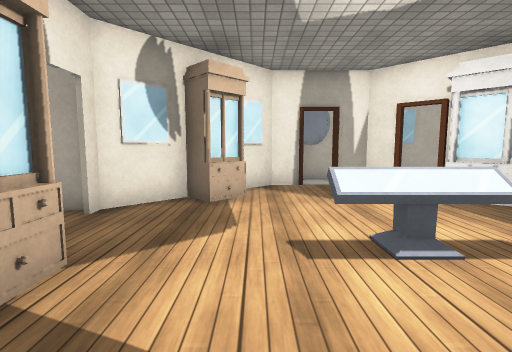
View 1 (above)

16 first-person views from a walk through a scene from a Unity 3-D project. The camera is 1.2 m above the floor, tilts 6° down and sees 85° across. The floor is counted in squares, 1 m on a side. Each view is taken from the middle of a square. On the plan, view 1 faces up. The plan holds only what a view shows up to about 13 squares ahead; the rest is blank. The place goes on beyond the plan. The player is left out. Door leaves are left out, so doorways stand open. Some surface patterns are stand-ins.

View 2
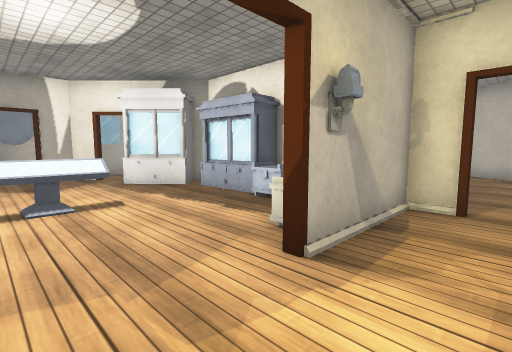

View 3
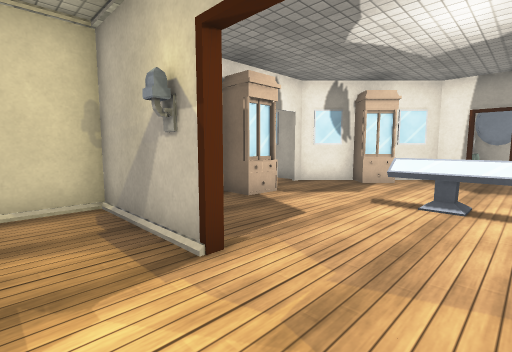

View 4
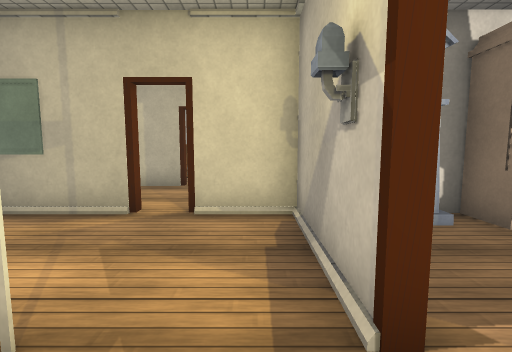

View 5
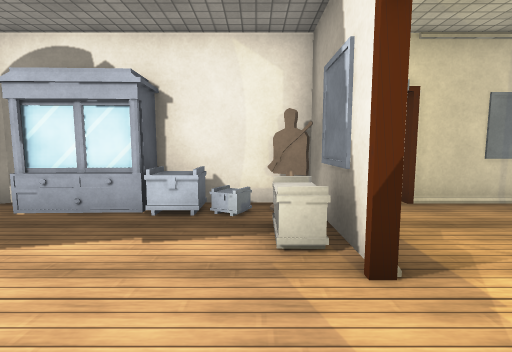

View 6
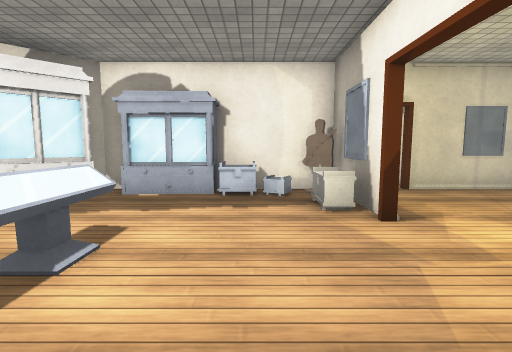

View 7
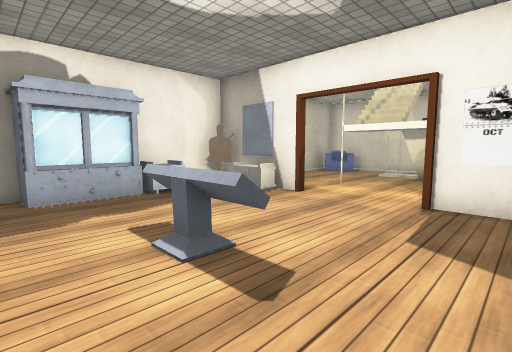

View 8
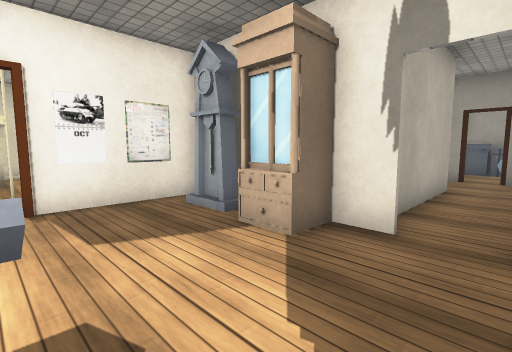

View 9
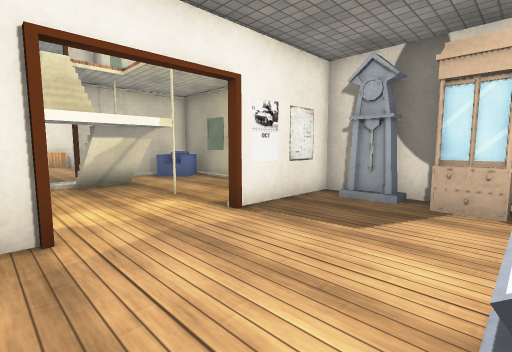

View 10
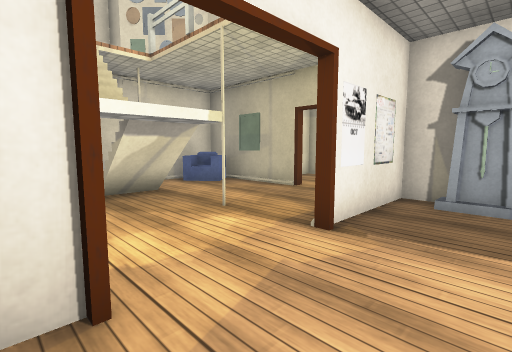

View 11
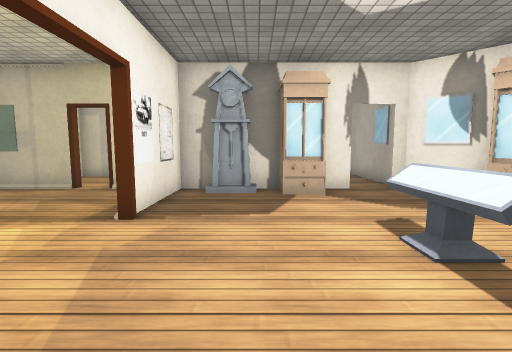

View 12
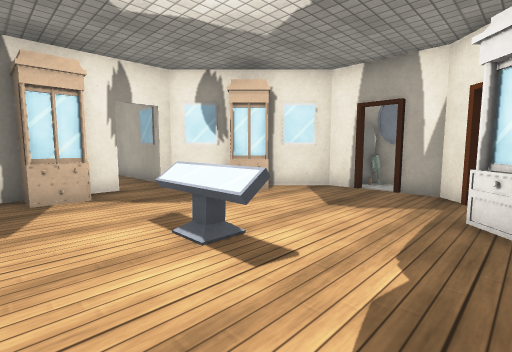

View 13
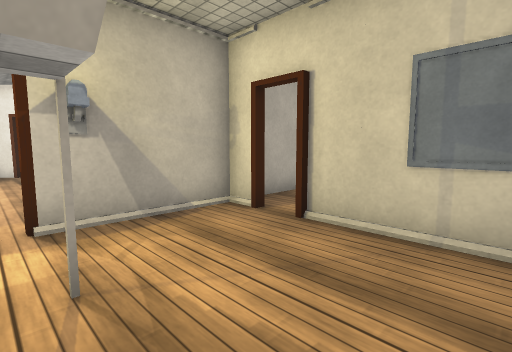

View 14
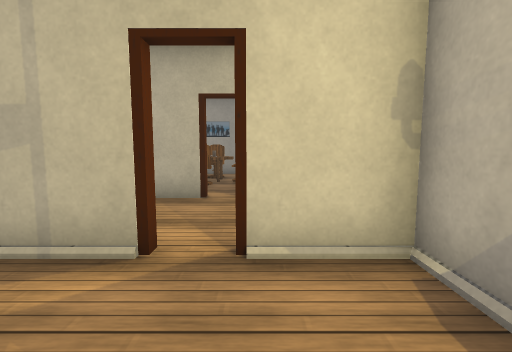

View 15
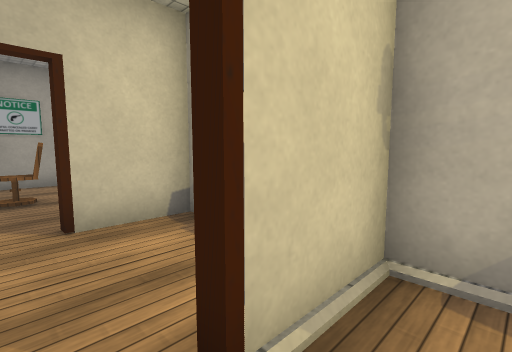

View 16
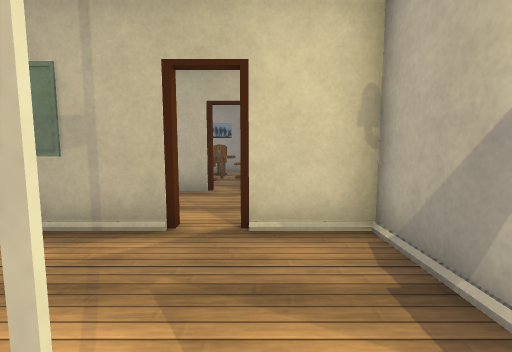

### Floor plan
Key: @ floor where view 1 was taken; # wall or solid block; x gap in a wall; . floor; D open door; O other object.
Columns run from 14 left of view 1 to 7 right of it. Each row starts with its distance up from view 1.
 10                O#####
  9               ##D##
  8               #...DD
  7              OO....#
  6            ##O....O ##
  5       ######........O#
  4 OO.D       #........O#
  3 O  #       #O..OOO..O#
  2            #O.......O#
  1            #........O#
  0            #O.@...OOO#
 -1            ###ODDDOOO#
 -2   #    #   #D......DDD
 -3   O.OO.D   DD......DDD
 -4    OOOOD   D...#O#...#
 -5   #OOOO#   #...##....#
 -6     O  #   #...Ox....#

Where each view was taken, in squares from view 1:
view 1: 0 up, 0 right, facing up
view 2: 3 down, 1 right, facing up-right
view 3: 3 down, 3 right, facing up-left
view 4: 2 down, 2 right, facing left
view 5: 0 up, 1 right, facing right
view 6: 1 up, 1 left, facing right
view 7: 5 up, 1 left, facing down-right
view 8: 5 up, 1 right, facing down-left
view 9: 3 up, 4 right, facing down-left
view 10: 1 up, 4 right, facing down-left
view 11: 1 up, 5 right, facing left
view 12: 1 up, 5 right, facing up-left
view 13: 6 down, 3 right, facing up-right
view 14: 3 down, 0 right, facing left
view 15: 4 down, 2 left, facing up-left
view 16: 3 down, 1 right, facing left
